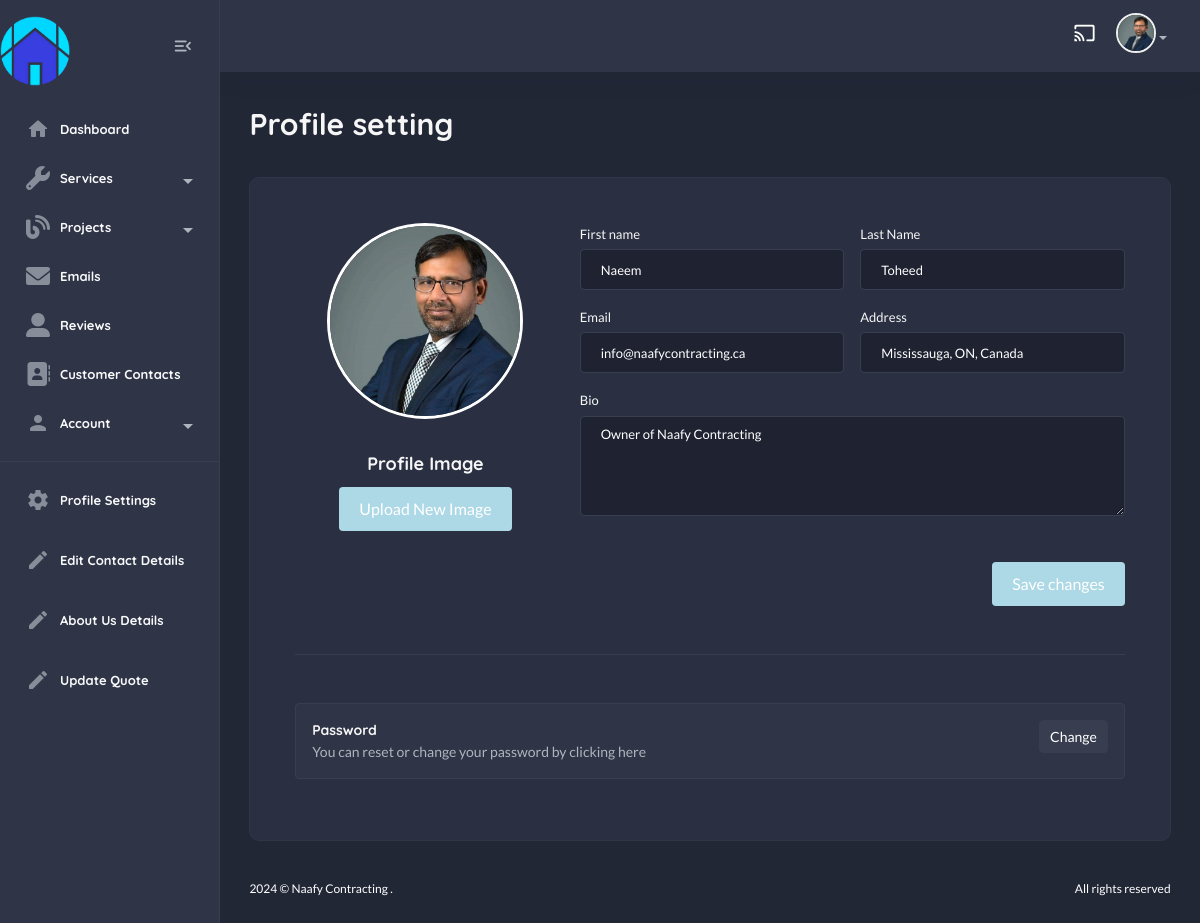
Page /useradmin/profile/ (signed in) on the committed database.
### useradmin/models.py (models this page shows, shortened)
class Profile(models.Model):
    user = models.OneToOneField(User, on_delete=models.CASCADE)
    first_name = models.CharField(max_length=255, blank=True, null=True)
    last_name = models.CharField(max_length=255, blank=True, null=True)
    email = models.EmailField(max_length=255, blank=True, null=True)
    bio = models.TextField(default="This is My Bio!")
    address = models.CharField(max_length=255, blank=True, null=True)
    profile_image = models.ImageField(upload_to='profile_images/', blank=True, null=True)
    last_updated = models.DateTimeField(auto_now=True)

### useradmin/views.py (the view)
# urls.py: path("profile/", views.profile_view, name="profile"),
@login_required
def profile_view(request):
    profile = request.user.profile
    if request.method == 'POST':
        form = ProfileForm(request.POST, request.FILES, instance=profile)
        if form.is_valid():
            form.save()
            return redirect('useradmin:profile')
    else:
        form = ProfileForm(instance=profile)
    return render(request, 'useradmin/profile.html', {'form': form, 'profile':profile})

### home/context_processors.py (called while the page is built)
def default(request):
    contact_details = ContactDetails.objects.first()
    return {
        "contact_details" : contact_details,
    }

### templates/useradmin/profile.html (shortened to what this page needs)
{% extends "useradmin/base.html" %}
    {% load static %}
        {% block content %}
            <section class="content-main">
                <div class="content-header">
                    <h2 class="content-title">Profile setting</h2>
                </div>
                <div class="card">
                    <div class="card-body">
                        <div class="row gx-5">
                            <div class="col-lg-12">
                                <section class="content-body p-xl-4">
                                    <form method="POST" enctype="multipart/form-data">
                                        <div class="row">
                                            <aside class="col-lg-4">
                                                <figure class="text-lg-center">
                                                        <img class="img-lg mb-3 img-avatar" src="{{profile.profile_image.url}}" alt="User Photo" />
                                                    <figcaption class="mt-10">
                                                        <h4>Profile Image</h4>
                                                        <button type="button" class="btn button-hover-effect mt-10" onclick="document.getElementById('profileImageInput').click();">
                                                            Upload New Image
                                                        </button>
                                                    </figcaption>
                                                </figure>
                                            </aside>
                                            <div class="col-lg-8">
                                                <div class="row gx-3">
                                                    <div class="col-6 mb-3">
                                                        <label class="form-label">First name</label>
                                                        {{form.first_name}}
                                                    </div>
                                                    <div class="col-6 mb-3">
                                                        <label class="form-label">Last Name</label>
                                                        {{form.last_name}}
                                                    </div>
                                                    <div class="col-lg-6 mb-3">
                                                        <label class="form-label">Email</label>
                                                        {{form.email}}
                                                    </div>
                                                    <div class="col-lg-6 mb-3">
                                                        <label class="form-label">Address</label>
                                                        {{form.address}}
                                                    </div>
                                                    <div class="col-lg-12 mb-3">
                                                        <label class="form-label">Bio</label>
                                                        {{form.bio}}
                                                    </div>
                                                </div>
                                            </div>
                                        </div>
                                        <br />
                                        <div class="text-end">
                                            <button class="btn button-hover-effect" type="submit">Save changes</button>
                                        </div>
                                    </form>
                                    <hr class="my-5" />
                                    <div class="row">
                                        <div class="col-md">
                                            <article class="box mb-3 bg-light">
                                                <a class="btn float-end btn-light btn-sm rounded font-md" href="{% url "useradmin:change-password" %}">Change</a>
                                                <h6>Password</h6>
                                                <small class="text-muted d-block" style="width: 70%">You can reset or change your password by clicking here</small>
                                            </article>
                                        </div>
                                    </div>
                                </section>
                            </div>
                        </div>
                    </div>
                </div>
            </section>
        {% endblock content%}

### templates/useradmin/base.html (shortened to what this page needs)
{% load static %}
<!DOCTYPE html>
<html lang="en">
    <head>
        <link href="{% static 'assets1/css/main.css' %}" rel="stylesheet" type="text/css" />
        <link rel="stylesheet" href="https://use.fontawesome.com/releases/v5.15.4/css/all.css">
        <link rel="stylesheet" href="{% static 'css/custom.css' %}" type="text/css">
        <link rel="stylesheet" href="https://cdnjs.cloudflare.com/ajax/libs/font-awesome/6.0.0/css/all.min.css">
    </head>
    <body class="dark">
        <aside class="navbar-aside" id="offcanvas_aside">
            <div class="d-flex justify-content-center align-items-center">
                <a href="{% url 'home:home' %}" target="_blank" class="brand-wrap">
                    <img src="{% static 'img/logo.png' %}" class="logo mr-100 mt-3" width="70px" alt="Naafy Dashboard" />
                </a>
                <div class="mx-3">
                    <button class="btn btn-icon btn-aside-minimize">
                        <i class="text-muted material-icons md-menu_open"></i>
                    </button>
                </div>
            </div>
            <nav>
                <ul class="menu-aside">
                    <li class="menu-item {% url 'useradmin:dashboard' as dashboard_url %} {% if request.path == dashboard_url %}active{% endif %}">
                        <a class="menu-link" href="{% url 'useradmin:dashboard' %}">
                            <i class="icon material-icons md-home"></i>
                            <span class="text">Dashboard</span>
                        </a>
                    </li>
                    <li class="menu-item has-submenu">
                        <a class="menu-link" href="#">
                            <i class="icon fas fa-wrench"></i>
                            <span class="text">Services</span>
                        </a>
                    </li>
                    <li class="menu-item has-submenu">
                        <a class="menu-link" href="#">
                            <i class="icon fas fa-blog"></i>
                            <span class="text">Projects</span>
                        </a>
                    </li>
                    <li class="menu-item {% url 'useradmin:email-list' as email_list_url %} {% if request.path == email_list_url %}active{% endif %}">
                        <a class="menu-link" href="{% url 'useradmin:email-list' %}">
                            <i class="icon fas fa-envelope"></i>
                            <span class="text">Emails</span>
                        </a>
                    </li>
                    <li class="menu-item {% url 'useradmin:reviews-list' as reviews_list_url %} {% if request.path == reviews_list_url %}active{% endif %}">
                        <a class="menu-link" href="{% url 'useradmin:reviews-list' %}">
                            <i class="icon fas fa-user-alt"></i>
                            <span class="text">Reviews</span>
                        </a>
                    </li>
                    <li class="menu-item {% url 'useradmin:contact-list' as contact_list_url %} {% if request.path == contact_list_url %}active{% endif %}">
                        <a class="menu-link" href="{% url 'useradmin:contact-list' %}">
                            <i class="icon fas fa-address-book"></i>
                            <span class="text">Customer Contacts</span>
                        </a>
                    </li>
                        <li class="menu-item has-submenu">
                            <a class="menu-link">
                                <i class="icon material-icons md-person"></i>
                                <span class="text">Account</span>
                            </a>
                </ul>
                <hr />
                <ul class="menu-aside">
                    <li class="menu-item">
                        <a class="menu-link" href="{% url "useradmin:profile" %}">
                            <i class="icon material-icons md-settings"></i>
                            <span class="text">Profile Settings</span>
                        </a>
                    </li>
                </ul>
                <ul class="menu-aside">
                    <li class="menu-item">
                        <a class="menu-link" href="{% url "useradmin:contact-details" %}">
                            <i class="icon material-icons md-edit"></i>
                            <span class="text">Edit Contact Details</span>
                        </a>
                    </li>
                </ul>
                <ul class="menu-aside">
                    <li class="menu-item">
                        <a class="menu-link" href="{% url "useradmin:about-us" %}">
                            <i class="icon material-icons md-edit"></i>
                            <span class="text">About Us Details</span>
                        </a>
                    </li>
                </ul>
                <ul class="menu-aside">
                    <li class="menu-item">
                        <a class="menu-link" href="{% url "useradmin:quote-view" %}">
                            <i class="icon material-icons md-edit"></i>
                            <span class="text">Update Quote</span>
                        </a>
                    </li>
                </ul>
                <br />
                <br />
            </nav>
        </aside>
        <main class="main-wrap">
            <header class="main-header navbar">
                <div class="col-nav ms-auto">
                    <ul class="nav ms-auto">
                        <li class="nav-item">
                            <a href="#" class="requestfullscreen nav-link btn-icon"><i class="material-icons md-cast"></i></a>
                        </li>
                        <li class="dropdown nav-item">
                            {% if request.user.profile.profile_image %}
                            <a class="dropdown-toggle" data-bs-toggle="dropdown" href="#" id="dropdownAccount" aria-expanded="false"> <img class="img-xs rounded-circle" src="{{request.user.profile.profile_image.url}}" alt="User" /></a>
                            {% endif %}
                        </li>
                    </ul>
                </div>
            </header>
            {% block content %}
            {% endblock content %}
            <footer class="main-footer font-xs">
                <div class="row pb-30 pt-15">
                    <div class="col-sm-6">
                        &copy; Naafy Contracting .
                    </div>
                    <div class="col-sm-6">
                        <div class="text-sm-end">All rights reserved</div>
                    </div>
                </div>
            </footer>
        </main>
    </body>
</html>

### static/css/custom.css (style rules this page uses)
.button-hover-effect { background-color: #ADD8E6; border: none; color: white; padding: 10px 20px; font-size: 16px; cursor: pointer; transition: background-color 0.4s ease-in-out, transform 0.3s ease; position: relative; overflow: hidden; }
.button-hover-effect::before { content: ''; position: absolute; top: 0; left: -100%; width: 100%; height: 100%; background-color: #6F9ACB; transition: left 0.4s ease; z-index: -1; }

### rows in the picture
Profile: profile_image (picture), first_name "Naeem", last_name "Toheed", email "info@naafycontracting.ca", address "Mississauga, ON, Canada", bio "Owner of Naafy Contracting"
